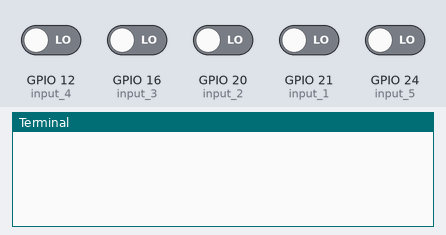
A program run on a simulated Raspberry Pi (BCM pin numbers). Shown: the last lines printed to the terminal. The inputs (shaded band) are chosen by the test bench; at power-on: GPIO 12 (input_4), GPIO 16 (input_3), GPIO 20 (input_2), GPIO 21 (input_1), GPIO 24 (input_5) LOW.

Above: at 1.2 s.
1.3 s: GPIO 12 (input_4) driven HIGH
At 2.5 s:
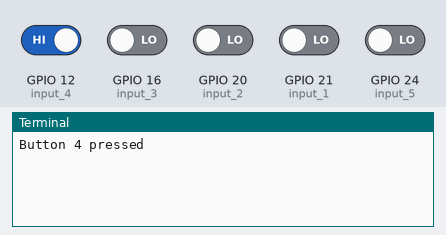
2.8 s: GPIO 16 (input_3) driven HIGH
At 3.9 s:
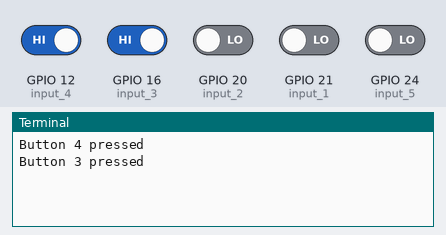
4.3 s: GPIO 20 (input_2) driven HIGH
At 5.0 s:
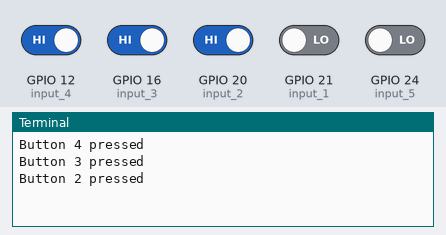
5.8 s: GPIO 21 (input_1) driven HIGH
At 6.3 s:
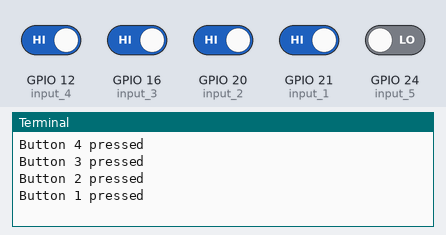
7.3 s: GPIO 24 (input_5) driven HIGH
At 8.6 s:
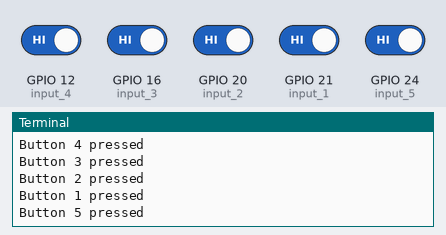
Timing chart, 0 to 9.8 s (numbered marks = the images above; inputs shaded):
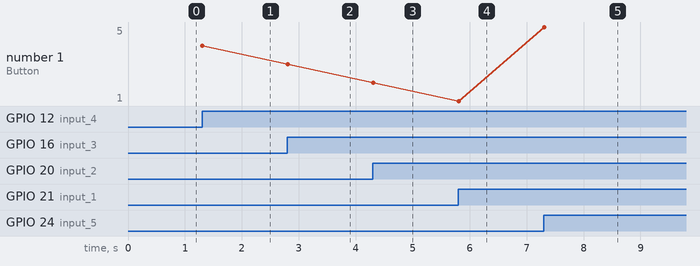

Measured:
- after the input at 1.3 s, the terminal: prints a new line at once (image 1)
- after the input at 2.8 s, the terminal: prints a new line at once (image 2)
- after the input at 4.3 s, the terminal: prints a new line at once (image 3)
- after the input at 5.8 s, the terminal: prints a new line at once (image 4)
- after the input at 7.3 s, the terminal: prints a new line at once (image 5)
- plotted number 1: 4 → 3 after the input at 2.8 s, 3 → 2 after the input at 4.3 s, 2 → 1 after the input at 5.8 s, 1 → 5 after the input at 7.3 s

The program:

button-5.py
```python
# Import Lib
import RPi.GPIO as GPIO
import time

# Set GPIO Mode
GPIO.setmode(GPIO.BCM)

# Set Pins
GPIO.setup(21,GPIO.IN)
GPIO.setup(20,GPIO.IN)
GPIO.setup(16,GPIO.IN)
GPIO.setup(12,GPIO.IN)
GPIO.setup(24,GPIO.IN)

# Set Previous Inputs for buttons
prev_input_1 = 0
prev_input_2 = 0
prev_input_3 = 0
prev_input_4 = 0
prev_input_5 = 0

while True:
  #take a reading

  #if the last reading was low and this one high, print
  input_1 = GPIO.input(21)
  if ((not prev_input_1) and input_1):
    print("Button 1 pressed")
    #update previous input
    #slight pause to debounce
    #time.sleep(0.05)
  prev_input_1 = input_1


  input_2 = GPIO.input(20)
  if ((not prev_input_2) and input_2):
    print("Button 2 pressed")
    #update previous input
    #slight pause to debounce
    #time.sleep(0.05)
  prev_input_2 = input_2

  input_3 = GPIO.input(16)
  if ((not prev_input_3) and input_3):
    print("Button 3 pressed")
    #update previous input
    #slight pause to debounce
    #time.sleep(0.05)
  prev_input_3 = input_3

  input_4 = GPIO.input(12)
  if ((not prev_input_4) and input_4):
    print("Button 4 pressed")
    #update previous input
    #slight pause to debounce
    #time.sleep(0.05)
  prev_input_4 = input_4

  input_5 = GPIO.input(24)
  if ((not prev_input_5) and input_5):
    print("Button 5 pressed")
    #update previous input
    #slight pause to debounce
    #time.sleep(0.05)
  prev_input_5 = input_5

  time.sleep(0.05)
```
